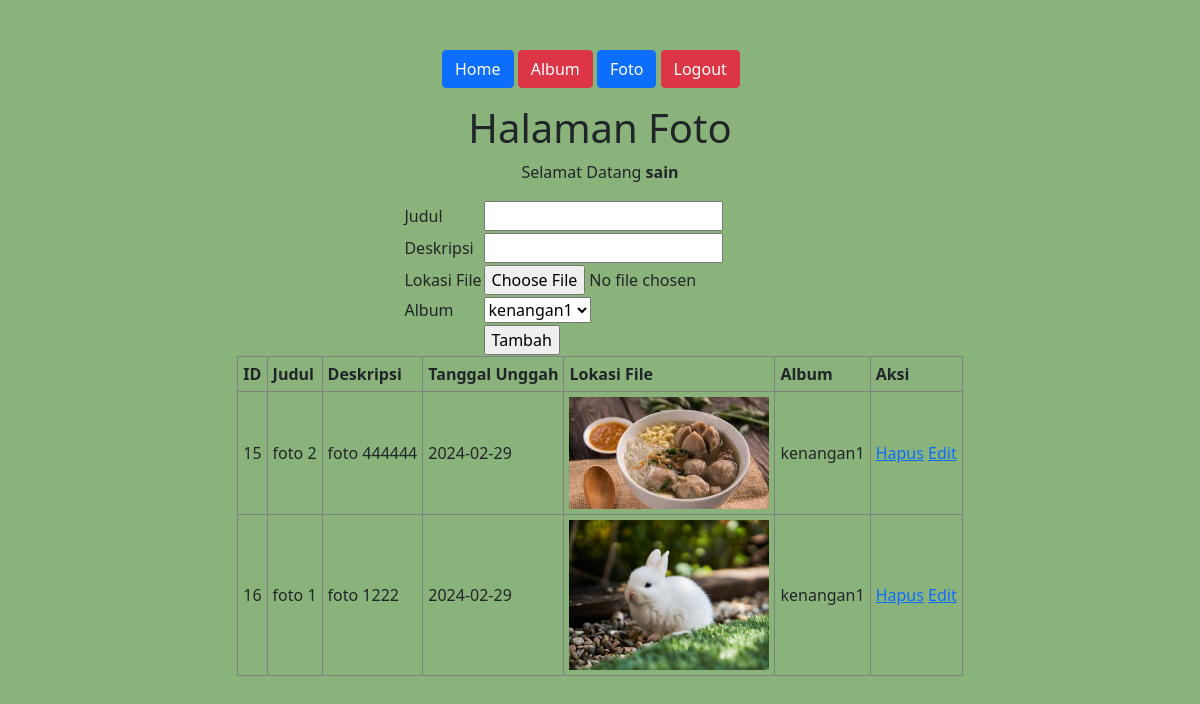
The app's page /foto.php (signed in) with its own data.
### tables this page shows
CREATE TABLE `foto` (
  `fotoid` int(11) NOT NULL,
  `judulfoto` varchar(255) NOT NULL,
  `deskripsifoto` text NOT NULL,
  `tanggalunggah` date NOT NULL,
  `lokasifile` varchar(255) NOT NULL,
  `albumid` int(11) NOT NULL,
  `userid` int(11) NOT NULL
);

CREATE TABLE `album` (
  `albumid` int(11) NOT NULL,
  `namaalbum` varchar(255) NOT NULL,
  `deskripsi` text NOT NULL,
  `tanggaldibuat` date NOT NULL,
  `userid` int(11) NOT NULL
);

### foto.php (the view, shortened to what this page needs)
<!DOCTYPE html>
<html lang="en">
<head>
    <link href="https://cdn.jsdelivr.net/npm/bootstrap@5.0.2/dist/css/bootstrap.min.css" rel="stylesheet">
    <link rel="stylesheet" href="style.css">
</head>
<body>
<div class="container" style="margin: 0 auto; width: 700px; padding-top: 50px; padding-left: 160px;">
    <ul>
        <button type="submit" class="btn btn-primary"><a href="home.php" style="text-decoration: none; color: white;">Home</a></button>
        <button type="submit" class="btn btn-danger"><a href="album.php" style="text-decoration: none; color: white;">Album</a></button>
        <button type="submit" class="btn btn-primary"><a href="foto.php" style="text-decoration: none; color: white;">Foto</a></button>
        <button type="submit" class="btn btn-danger"><a href="logout.php" style="text-decoration: none; color: white;">Logout</a></button>
    </ul>
    </div>
    <center>
    <h1>Halaman Foto</h1>
    <p>Selamat Datang <b><?= $_SESSION['namalengkap'] ?></b></p>
    <form action="tambah_foto.php" method="post" enctype="multipart/form-data">
        <table>
            <tr>
                <td>Judul</td>
                <td><input type="text" name="judulfoto"></td>
            </tr>
            <tr>
                <td>Deskripsi</td>
                <td><input type="text" name="deskripsifoto"></td>
            </tr>
            <tr>
                <td>Lokasi File</td>
                <td><input type="file" name="lokasifile"></td>
            </tr>
            <tr>
                <td>Album</td>
                <td>
                    <select name="albumid">
                        <?php
                            include "koneksi.php";
                            $userid = $_SESSION['userid'];
                            $sql = mysqli_query($conn,"select * from album where userid='$userid'");
                            while($data = mysqli_fetch_array($sql)) {
                        ?>
                            <option value="<?= $data['albumid']?>"><?=$data['namaalbum']?></option>
                        <?php
                            }
                        ?>
                    </select>
                </td>
            </tr>
            <tr>
                <td></td>
                <td><input type="submit" value="Tambah"></td>
            </tr>
        </table>
    </form>
    <table class="table-bordered" border="1" cellpadding="5" cellspacing="0">
        <tr>
            <th>ID</th>
            <th>Judul</th>
            <th>Deskripsi</th>
            <th>Tanggal Unggah</th>
            <th>Lokasi File</th>
            <th>Album</th>
            <th>Aksi</th>
        </tr>
        <?php
            include "koneksi.php";
            $userid = $_SESSION['userid'];
            $sql = mysqli_query($conn,"select * from foto,album where foto.userid='$userid' and foto.albumid=album.albumid");
            while($data = mysqli_fetch_array($sql)) {
        ?>
        <tr>
            <td><?= $data['fotoid'] ?></td>
            <td><?= $data['judulfoto'] ?></td>
            <td><?= $data['deskripsifoto'] ?></td>
            <td><?= $data['tanggalunggah'] ?></td>
            <td>
                <img src="gambar/<?=$data['lokasifile']?>" width="200px">
            </td>
            <td><?= $data['namaalbum']?></td>
            <td>
                <a href="hapus_foto.php?fotoid=<?=$data['fotoid']?>">Hapus</a>
                <a href="edit_foto.php?fotoid=<?=$data['fotoid']?>">Edit</a>
            </td>
        </tr>
        <?php
            }
        ?>
    </table>
    </center>
</body>
</html>

### style.css (style rules this page uses)
body { background-color: #89B37A; }

### records on screen
foto: fotoid "15", judulfoto "foto 2", deskripsifoto "foto 444444", tanggalunggah "2024-02-29", lokasifile (picture), albumid.namaalbum "kenangan1"
foto: fotoid "16", judulfoto "foto 1", deskripsifoto "foto 1222", tanggalunggah "2024-02-29", lokasifile (picture), albumid.namaalbum "kenangan1"

### other values on screen
$_SESSION['namalengkap'] "sain"
form field albumid "kenangan1"
